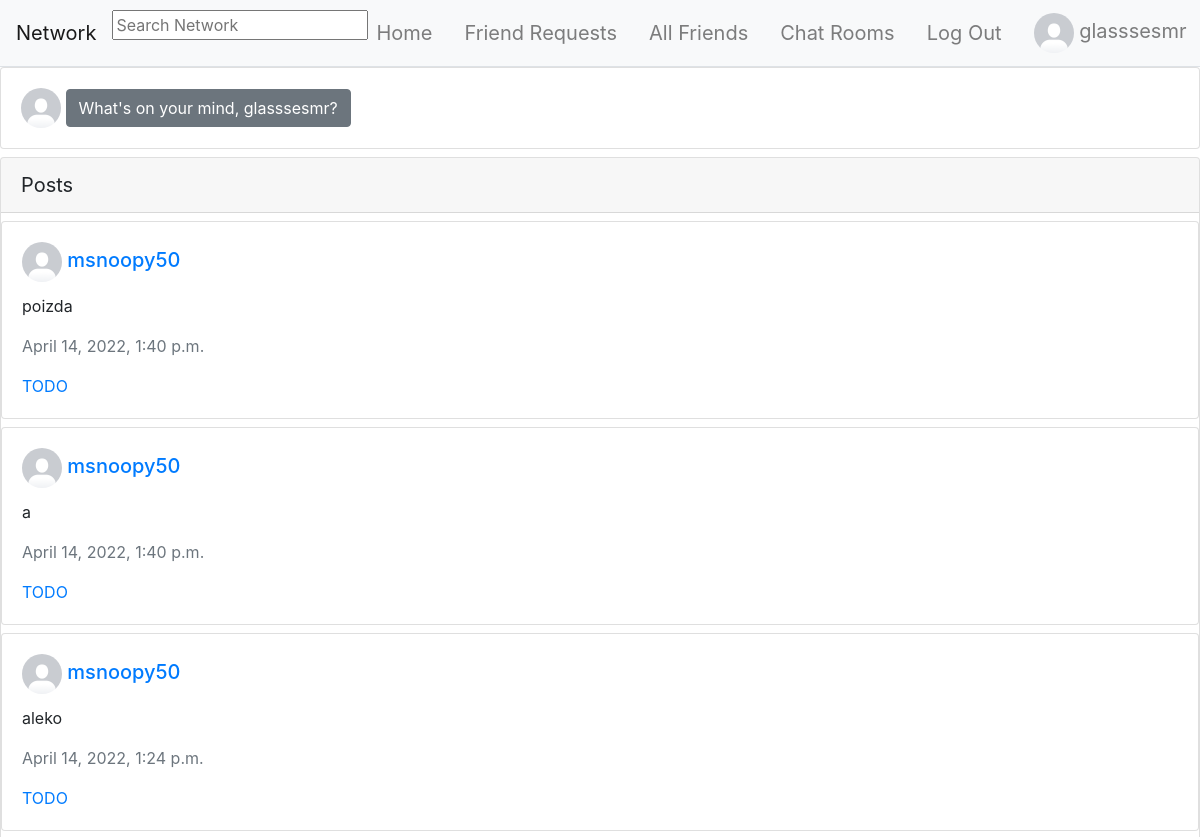
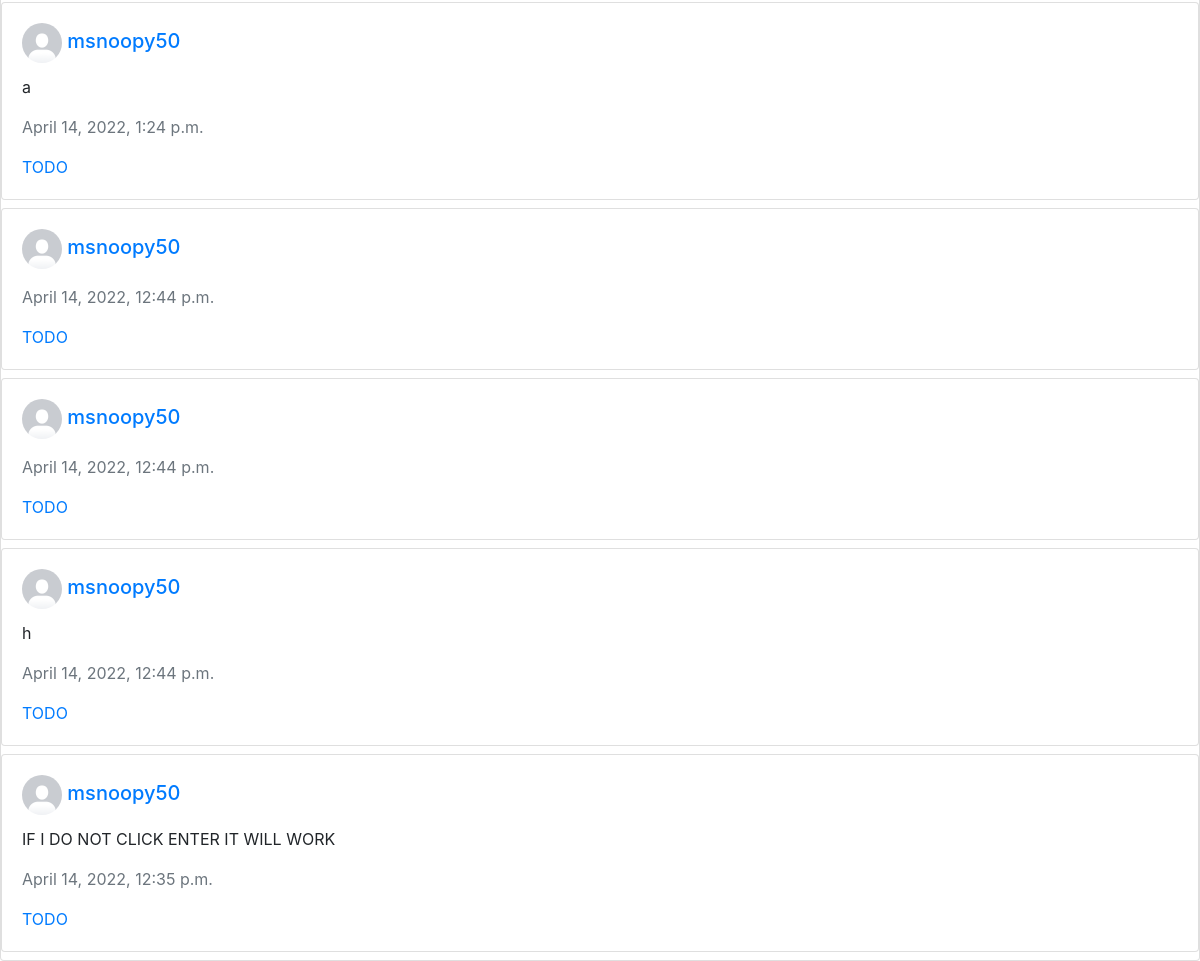
/ (signed in), run on the app's committed database (2 pictures, top to bottom).
### network/models.py (models this page shows, shortened)
class User(AbstractUser):
    pass

class UserProfile(models.Model):
    user = models.OneToOneField(User, primary_key=True, related_name="profile", on_delete=models.CASCADE)
    bio = models.TextField(blank=True, default="No Bio...", max_length=101)
    picture = models.ImageField(blank=True, default="default_profile_image.png")
    friends = models.ManyToManyField(User, blank=True, related_name="friends")
    blocked = models.ManyToManyField(User, blank=True, related_name="blocked")

class Post(models.Model):
    author = models.ForeignKey(UserProfile, on_delete=models.CASCADE)
    description = models.TextField()
    only_friends = models.BooleanField(default=False)
    only_me = models.BooleanField(default=False)
    timestamp = models.DateTimeField(default=timezone.now)

### network/views.py (the view)
# urls.py: path("", views.index, name="index"),
@login_required
def index(request):
    return render(request, "network/index.html", {
        "posts": ignore_blocked_users_posts(request.user.profile),
    })

### network/views.py (called while the page is built)
@login_required
def ignore_blocked_users_posts(profile):
    blocked_users = profile.blocked.all()
    blocked_users_profiles = UserProfile.objects.filter(user__in=blocked_users).all()
    posts = Post.objects.filter(
        ~Q(author__in=blocked_users_profiles)
    ).order_by('-timestamp')
    return posts

### templates/network/index.html (shortened to what this page needs)
{% extends "network/layout.html" %} {% load static %}
{% block body %}
{% if not search %}
    <div id="newPost">
        <div class="card">
            <div class="card-body">
                <a href="{% url 'profile' request.user.id %}">
                    <img src="{{ request.user.profile.picture.url }}" class="d-inline" alt="Logged in Profile Picture"
                        width="40px" height="40px" style="border-radius: 50%">
                </a>
                <button type="button" class="btn btn-secondary" data-toggle="modal" data-target="#myModal" id="postModal">What's on your
                    mind, {{ request.user.username }}?</button>
            </div>
        </div>
    </div>
{% endif %}
{% if search %}
    <div class="card">
        <div class="card-header" style="font-size: 20px;">Users</div>
        {% for profile in profiles %}
            {% include "network/profiles.html" %}
        {% empty %}
            <div class="d-flex justify-content-center text-muted">
                <h4 class="mt-3 mb-3">No users available</h4>
            </div>
        {% endfor %}
    </div>
    <div class="card">
        <div class="card-header" style="font-size: 20px;">Posts</div>
        {% for post in posts %}
            {% include "network/posts.html" %}
        {% empty %}
            <div class="d-flex justify-content-center text-muted">
                <h4 class="mt-3 mb-3">No posts available</h4>
            </div>
        {% endfor %}
    </div>
{% else %}
    <div class="card mt-2">
        <div class="card-header mb-2" style="font-size: 20px;">Posts</div>
        {% for post in posts %}
            {% include "network/posts.html" %}
        {% empty %}
            <div class="d-flex justify-content-center text-muted">
                <h4 class="mt-3 mb-3">No posts available</h4>
            </div>
        {% endfor %}
    </div>
{% endif %}
{% endblock %}

### templates/network/layout.html (shortened to what this page needs)
{% load static %}
<!DOCTYPE html>
<html lang="en">
<head>
    <link rel="stylesheet" href="https://stackpath.bootstrapcdn.com/bootstrap/4.4.1/css/bootstrap.min.css">
    <link rel="stylesheet" href="{% static 'network/css/styles.css' %}">
    <link rel="stylesheet" href="https://unpkg.com/@trevoreyre/autocomplete-js/dist/style.css">
</head>
<body>
    <nav class="navbar navbar-expand-lg navbar-light bg-light sticky-top border-bottom">
        <a class="navbar-brand" href="{% url 'index' %}">Network</a>
        {% if request.user.is_authenticated %}
            <div id="autocomplete" class="autocomplete" style="width: 320px;">
                <form action="{% url 'search_results' %}" method="get">
                    <input class="autocomplete-input" id="autocomplete_input" placeholder="Search Network" name="q">
                </form>
            </div>
        {% endif %}
        <div class="collapse navbar-collapse" id="navbarNav">
            <ul class="navbar-nav mx-auto">
                <li class="nav-item">
                    <a class="navbar-brand nav-link" href="{% url 'index' %}">
                        Home
                    </a>
                </li>
                {% if user.is_authenticated %}
                <li class="nav-item">
                    <a class="navbar-brand nav-link" href="{% url 'friend_requests' %}">
                        Friend Requests
                    </a>
                </li>
                <li class="nav-item">
                    <a class="navbar-brand nav-link" href="{% url 'friends' %}">
                        All Friends
                    </a>
                </li>
                <li class="nav-item">
                    <a class="navbar-brand nav-link" href="{% url 'chat:index' %}">
                        Chat Rooms
                    </a>
                </li>
                <li class="nav-item">
                    <a class="navbar-brand nav-link" href="{% url 'account_logout' %}">
                        Log Out
                    </a>
                </li>
                {% endif %}
            </ul>
            {% if user.is_authenticated %}
                <ul class="navbar-nav ml-auto">
                    <a class="nav-link navbar-brand" href="{% url 'profile' user.id %}" id="profile">
                        <li class="nav-item">
                            <img src="{{ user.profile.picture.url }}" alt="Logged in Profile Picture" width="40" height="40" style="border-radius: 50%;" id="logged_in_picture">
                            {{ user.username }}
                        </li>
                    </a>
                </ul>
            {% endif %}
        </div>
    </nav>
    <div class="body">
        {% block body %}
        {% endblock %}
    </div>
</body>
</html>

### templates/network/posts.html (shortened to what this page needs)
{% if post.only_friends %}
    {% if post.author.user in request.user.profile.friends.all or request.user in post.author.friends.all or post.author.user == request.user %}
        <div class="card mb-2">
            <div class="card-body">
                <h5 class="card-title">
                    <img src="{{ post.author.picture.url }}" alt="Post Auhor Profile Picture" width="40px" height="40px"
                        style="border-radius: 50%" class="postAuthorPicture">
                    <a href="{% url 'profile' post.author.user.id %}">{{ post.author.user.username }}</a>
                </h5>
                <p class="card-text">{{ post.description }}</p>
                <p class="card-text text-muted">{{ post.timestamp }}</p>
                <a href="#" class="card-link">TODO</a>
            </div>
        </div>
    {% endif %}
{% endif %}

### data on the page
User: profile.picture (placeholder picture), username "glasssesmr", user.profile.picture (placeholder picture), user.username "glasssesmr"
Post: author.picture (placeholder picture), author.user.username "msnoopy50", description "poizda", timestamp "April 14, 2022, 1:40 p.m."
Post: author.picture (placeholder picture), author.user.username "msnoopy50", description "a", timestamp "April 14, 2022, 1:40 p.m."
Post: author.picture (placeholder picture), author.user.username "msnoopy50", description "aleko", timestamp "April 14, 2022, 1:24 p.m."
Post: author.picture (placeholder picture), author.user.username "msnoopy50", description "a", timestamp "April 14, 2022, 1:24 p.m."
Post: author.picture (placeholder picture), author.user.username "msnoopy50", timestamp "April 14, 2022, 12:44 p.m."
Post: author.picture (placeholder picture), author.user.username "msnoopy50", timestamp "April 14, 2022, 12:44 p.m."
Post: author.picture (placeholder picture), author.user.username "msnoopy50", description "h", timestamp "April 14, 2022, 12:44 p.m."
Post: author.picture (placeholder picture), author.user.username "msnoopy50", description "IF I DO NOT CLICK ENTER IT WILL WORK", timestamp "April 14, 2022, 12:35 p.m."
